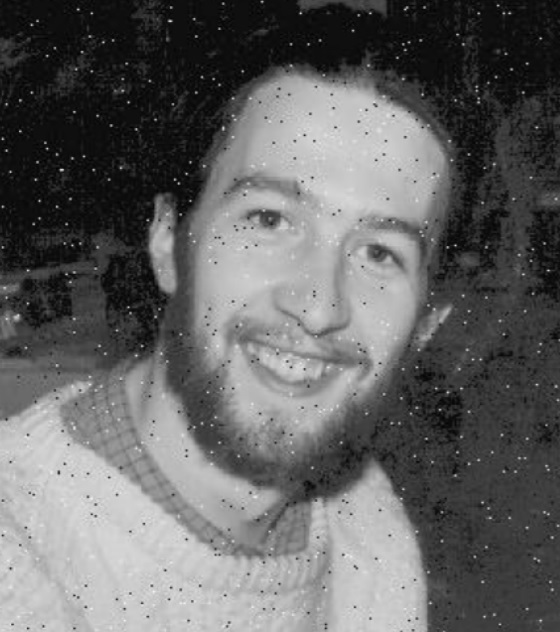
#> input picture man.jpg, 560 x 632 px
$ python conservative2.py
#> lines starting #> are read from the running program, lines starting #| are printed output that depends on the picture
#> further down, img is the input picture: shape (632, 560); min 0, max 241, mean 100.1
import cv2
import math
import numpy as np
from matplotlib import pyplot as plt

def Conservative_S(img,size):
#> called with size = 5
	maxi = np.amax(img)
#> maxi = 228
	rows,cols= img.shape
#> rows = 316; cols = 280
	out = img.copy()
	m = size//2
	for i in range(m,rows-m):
		for j in range(m,cols-m):
			value = out[i,j]
			temp = out[i-m:i+m+1,j-m:j+m+1]
			mm = temp[m,m]
			temp[m,m] = 0
			maximo = np.amax(temp)
			temp[m,m] = 255
			minimo = np.amin(temp)
			print([value,mm,maximo,minimo])
			if value> maximo:
				value = maximo
			if value< minimo:
				value = minimo
			out[i,j] = value
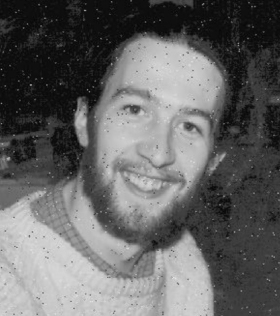
#> out: shape (316, 280); min 6, max 226, mean 100.2
	return out

img= cv2.imread("man.jpg",cv2.IMREAD_GRAYSCALE)
img = cv2.resize(img, (img.shape[1]//2,img.shape[0]//2)   )
out = Conservative_S(img,5)
cv2.imshow("entrada",img)
cv2.imshow("salida", out)
cv2.waitKey(0)
cv2.destroyAllWindows()
cv2.imwrite("man1.jpg",img)
cv2.imwrite("man2.jpg",out)
